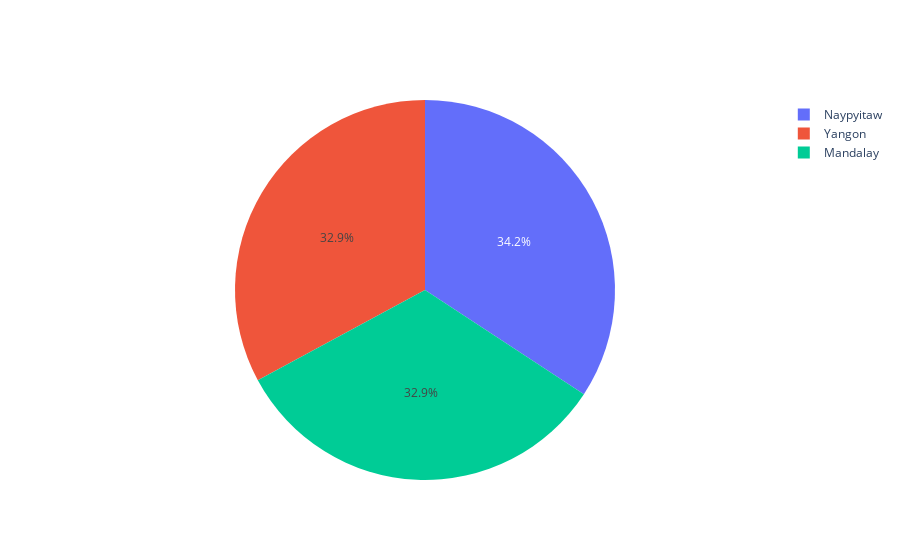

The cell this chart's notebook holds for it:
### Code cell
# Visualize branch sales.

branch_fig = go.Figure()
branch_fig.add_trace(go.Pie(labels = branch_sales_df["City"], values = branch_sales_df["Total"]))

branch_fig.show()

### Figure 1 — Plotly figure (JSON) as saved in the notebook; plotly's stock layout.template omitted (floating-point values rounded to 4 significant figures)
{"data": [{"labels": ["Mandalay", "Mandalay", "Naypyitaw", "Naypyitaw", "Yangon", "Yangon"], "type": "pie", "values": [53700.0, 52490.0, 56880.0, 53690.0, 53640.0, 52560.0]}], "layout": {}}
